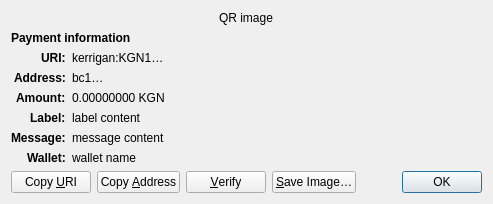
<?xml version="1.0" encoding="UTF-8"?>
<ui version="4.0">
 <class>ReceiveRequestDialog</class>
 <widget class="QDialog" name="ReceiveRequestDialog">
  <property name="geometry">
   <rect>
    <x>0</x>
    <y>0</y>
    <width>413</width>
    <height>229</height>
   </rect>
  </property>
  <property name="windowTitle">
   <string>Request payment to …</string>
  </property>
  <layout class="QGridLayout" name="gridLayout" columnstretch="0,1">
   <property name="sizeConstraint">
    <enum>QLayout::SetFixedSize</enum>
   </property>
   <item row="0" column="0" colspan="2" alignment="Qt::AlignHCenter">
    <widget class="QRImageWidget" name="qr_code">
     <property name="text">
      <string notr="true">QR image</string>
     </property>
     <property name="textInteractionFlags">
      <set>Qt::NoTextInteraction</set>
     </property>
    </widget>
   </item>
   <item row="1" column="0" colspan="2">
    <widget class="QLabel" name="payment_header">
     <property name="font">
      <font>
       <weight>75</weight>
       <bold>true</bold>
      </font>
     </property>
     <property name="text">
      <string>Payment information</string>
     </property>
     <property name="textInteractionFlags">
      <set>Qt::NoTextInteraction</set>
     </property>
    </widget>
   </item>
   <item row="2" column="0" alignment="Qt::AlignRight|Qt::AlignTop">
    <widget class="QLabel" name="uri_tag">
     <property name="font">
      <font>
       <weight>75</weight>
       <bold>true</bold>
      </font>
     </property>
     <property name="text">
      <string notr="true">URI:</string>
     </property>
     <property name="textFormat">
      <enum>Qt::PlainText</enum>
     </property>
     <property name="textInteractionFlags">
      <set>Qt::NoTextInteraction</set>
     </property>
    </widget>
   </item>
   <item row="2" column="1" alignment="Qt::AlignTop">
    <widget class="QLabel" name="uri_content">
     <property name="text">
      <string notr="true">kerrigan:KGN1…</string>
     </property>
     <property name="textFormat">
      <enum>Qt::RichText</enum>
     </property>
     <property name="wordWrap">
      <bool>true</bool>
     </property>
     <property name="textInteractionFlags">
      <set>Qt::TextSelectableByMouse</set>
     </property>
    </widget>
   </item>
   <item row="3" column="0" alignment="Qt::AlignRight|Qt::AlignTop">
    <widget class="QLabel" name="address_tag">
     <property name="font">
      <font>
       <weight>75</weight>
       <bold>true</bold>
      </font>
     </property>
     <property name="text">
      <string>Address:</string>
     </property>
     <property name="textInteractionFlags">
      <set>Qt::NoTextInteraction</set>
     </property>
    </widget>
   </item>
   <item row="3" column="1" alignment="Qt::AlignTop">
    <widget class="QLabel" name="address_content">
     <property name="text">
      <string notr="true">bc1…</string>
     </property>
     <property name="textFormat">
      <enum>Qt::PlainText</enum>
     </property>
     <property name="textInteractionFlags">
      <set>Qt::TextSelectableByMouse</set>
     </property>
    </widget>
   </item>
   <item row="4" column="0" alignment="Qt::AlignRight|Qt::AlignTop">
    <widget class="QLabel" name="amount_tag">
     <property name="font">
      <font>
       <weight>75</weight>
       <bold>true</bold>
      </font>
     </property>
     <property name="text">
      <string>Amount:</string>
     </property>
     <property name="textInteractionFlags">
      <set>Qt::NoTextInteraction</set>
     </property>
    </widget>
   </item>
   <item row="4" column="1" alignment="Qt::AlignTop">
    <widget class="QLabel" name="amount_content">
     <property name="text">
      <string notr="true">0.00000000 KGN</string>
     </property>
     <property name="textFormat">
      <enum>Qt::PlainText</enum>
     </property>
     <property name="textInteractionFlags">
      <set>Qt::TextSelectableByMouse</set>
     </property>
    </widget>
   </item>
   <item row="5" column="0" alignment="Qt::AlignRight|Qt::AlignTop">
    <widget class="QLabel" name="label_tag">
     <property name="font">
      <font>
       <weight>75</weight>
       <bold>true</bold>
      </font>
     </property>
     <property name="text">
      <string>Label:</string>
     </property>
     <property name="textInteractionFlags">
      <set>Qt::NoTextInteraction</set>
     </property>
    </widget>
   </item>
   <item row="5" column="1" alignment="Qt::AlignTop">
    <widget class="QLabel" name="label_content">
     <property name="text">
      <string notr="true">label content</string>
     </property>
     <property name="textFormat">
      <enum>Qt::PlainText</enum>
     </property>
     <property name="wordWrap">
      <bool>true</bool>
     </property>
     <property name="textInteractionFlags">
      <set>Qt::TextSelectableByMouse</set>
     </property>
    </widget>
   </item>
   <item row="6" column="0" alignment="Qt::AlignRight|Qt::AlignTop">
    <widget class="QLabel" name="message_tag">
     <property name="font">
      <font>
       <weight>75</weight>
       <bold>true</bold>
      </font>
     </property>
     <property name="text">
      <string>Message:</string>
     </property>
     <property name="textInteractionFlags">
      <set>Qt::NoTextInteraction</set>
     </property>
    </widget>
   </item>
   <item row="6" column="1" alignment="Qt::AlignTop">
    <widget class="QLabel" name="message_content">
     <property name="text">
      <string notr="true">message content</string>
     </property>
     <property name="textFormat">
      <enum>Qt::PlainText</enum>
     </property>
     <property name="wordWrap">
      <bool>true</bool>
     </property>
     <property name="textInteractionFlags">
      <set>Qt::TextSelectableByMouse</set>
     </property>
    </widget>
   </item>
   <item row="7" column="0" alignment="Qt::AlignRight|Qt::AlignTop">
    <widget class="QLabel" name="wallet_tag">
     <property name="font">
      <font>
       <weight>75</weight>
       <bold>true</bold>
      </font>
     </property>
     <property name="text">
      <string>Wallet:</string>
     </property>
     <property name="textInteractionFlags">
      <set>Qt::NoTextInteraction</set>
     </property>
    </widget>
   </item>
   <item row="7" column="1" alignment="Qt::AlignTop">
    <widget class="QLabel" name="wallet_content">
     <property name="text">
      <string notr="true">wallet name</string>
     </property>
     <property name="textFormat">
      <enum>Qt::PlainText</enum>
     </property>
     <property name="wordWrap">
      <bool>true</bool>
     </property>
     <property name="textInteractionFlags">
      <set>Qt::TextSelectableByMouse</set>
     </property>
    </widget>
   </item>
   <item row="8" column="0" colspan="2">
    <layout class="QHBoxLayout" name="horizontalLayout">
     <item>
      <widget class="QPushButton" name="btnCopyURI">
       <property name="text">
        <string>Copy &amp;URI</string>
       </property>
       <property name="autoDefault">
        <bool>false</bool>
       </property>
      </widget>
     </item>
     <item>
      <widget class="QPushButton" name="btnCopyAddress">
       <property name="text">
        <string>Copy &amp;Address</string>
       </property>
       <property name="autoDefault">
        <bool>false</bool>
       </property>
      </widget>
     </item>
     <item>
      <widget class="QPushButton" name="btnVerify">
       <property name="text">
        <string>&amp;Verify</string>
       </property>
       <property name="toolTip">
        <string>Verify this address on e.g. a hardware wallet screen</string>
       </property>
       <property name="autoDefault">
        <bool>false</bool>
       </property>
      </widget>
     </item>
     <item>
      <widget class="QPushButton" name="btnSaveAs">
       <property name="text">
        <string>&amp;Save Image…</string>
       </property>
       <property name="autoDefault">
        <bool>false</bool>
       </property>
      </widget>
     </item>
     <item>
      <spacer name="horizontalSpacer_2">
       <property name="orientation">
        <enum>Qt::Horizontal</enum>
       </property>
       <property name="sizeHint" stdset="0">
        <size>
         <width>40</width>
         <height>20</height>
        </size>
       </property>
      </spacer>
     </item>
     <item>
      <widget class="QDialogButtonBox" name="buttonBox">
       <property name="focusPolicy">
        <enum>Qt::StrongFocus</enum>
       </property>
       <property name="standardButtons">
        <set>QDialogButtonBox::Ok</set>
       </property>
      </widget>
     </item>
    </layout>
   </item>
  </layout>
 </widget>
 <customwidgets>
  <customwidget>
   <class>QRImageWidget</class>
   <extends>QLabel</extends>
   <header>qt/qrimagewidget.h</header>
  </customwidget>
 </customwidgets>
 <tabstops>
  <tabstop>buttonBox</tabstop>
  <tabstop>btnCopyURI</tabstop>
  <tabstop>btnCopyAddress</tabstop>
  <tabstop>btnSaveAs</tabstop>
 </tabstops>
 <resources/>
 <connections>
  <connection>
   <sender>buttonBox</sender>
   <signal>accepted()</signal>
   <receiver>ReceiveRequestDialog</receiver>
   <slot>accept()</slot>
   <hints>
    <hint type="sourcelabel">
     <x>135</x>
     <y>230</y>
    </hint>
    <hint type="destinationlabel">
     <x>135</x>
     <y>126</y>
    </hint>
   </hints>
  </connection>
 </connections>
</ui>
